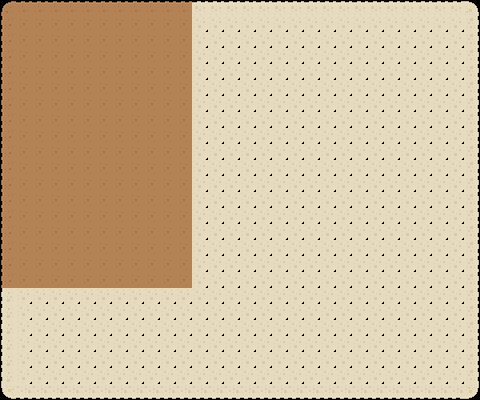

The image is a tile-based game level rendered from a .tmx file. Its description and source (layers, tilesets, objects; grid data summarised) follow:
An orthogonal 30x25 tile map with 16x16 px tiles, 1 tile layer (Tile Layer 1).

<map version="1.0" orientation="orthogonal" renderorder="right-down" width="30" height="25" tilewidth="16" tileheight="16" nextobjectid="1">
 <tileset firstgid="1" name="terrain" tilewidth="16" tileheight="16" spacing="1" tilecount="1767" columns="57">
  <image source="tileset.png" trans="ff00ff" width="968" height="526" />
 </tileset>
 <layer name="Tile Layer 1" width="30" height="25">
  <data>[750 cells, 750 non-empty, 12 distinct tile ids]</data>
 </layer>
</map>
